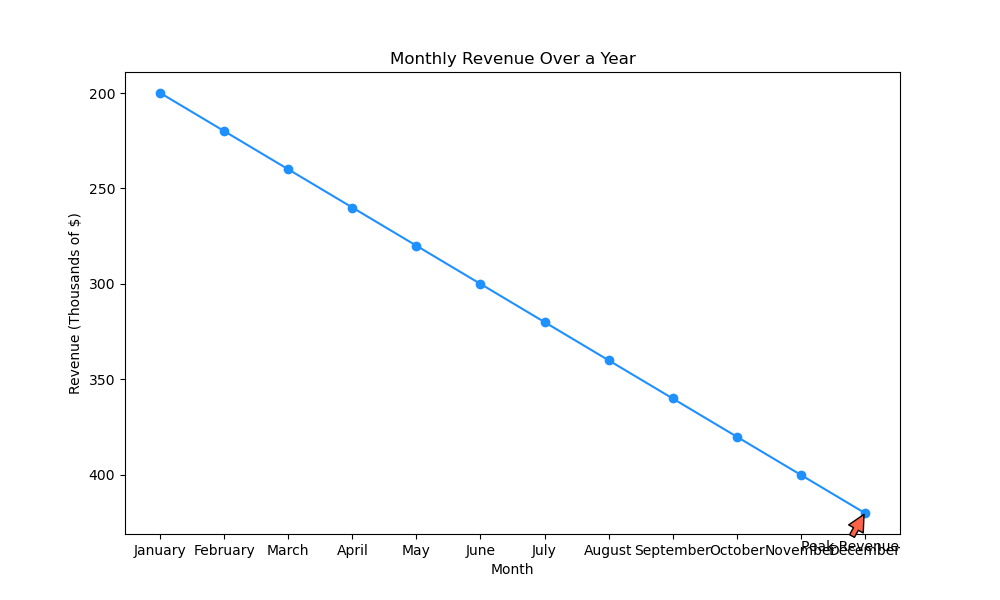

The Python source for this figure:

import matplotlib.pyplot as plt

# Data points
months = ["January", "February", "March", "April", "May", "June",
          "July", "August", "September", "October", "November", "December"]
revenue = [200, 220, 240, 260, 280, 300, 320, 340, 360, 380, 400, 420]

plt.figure(figsize=(10, 6))  # Adjust width and height of the chart
plt.plot(months, revenue, marker='o', linestyle='-', color='#1e90ff')  # Specific hex color

# Annotation for the highest revenue
plt.annotate('Peak Revenue', xy=('December', 420), xytext=('November', 440),
             arrowprops=dict(facecolor='#ff6347', shrink=0.05))

# Adding labels and title
plt.xlabel('Month')
plt.ylabel('Revenue (Thousands of $)')
plt.title('Monthly Revenue Over a Year')

# Invert Y axis
plt.gca().invert_yaxis()

# Showing the plot
plt.show()
